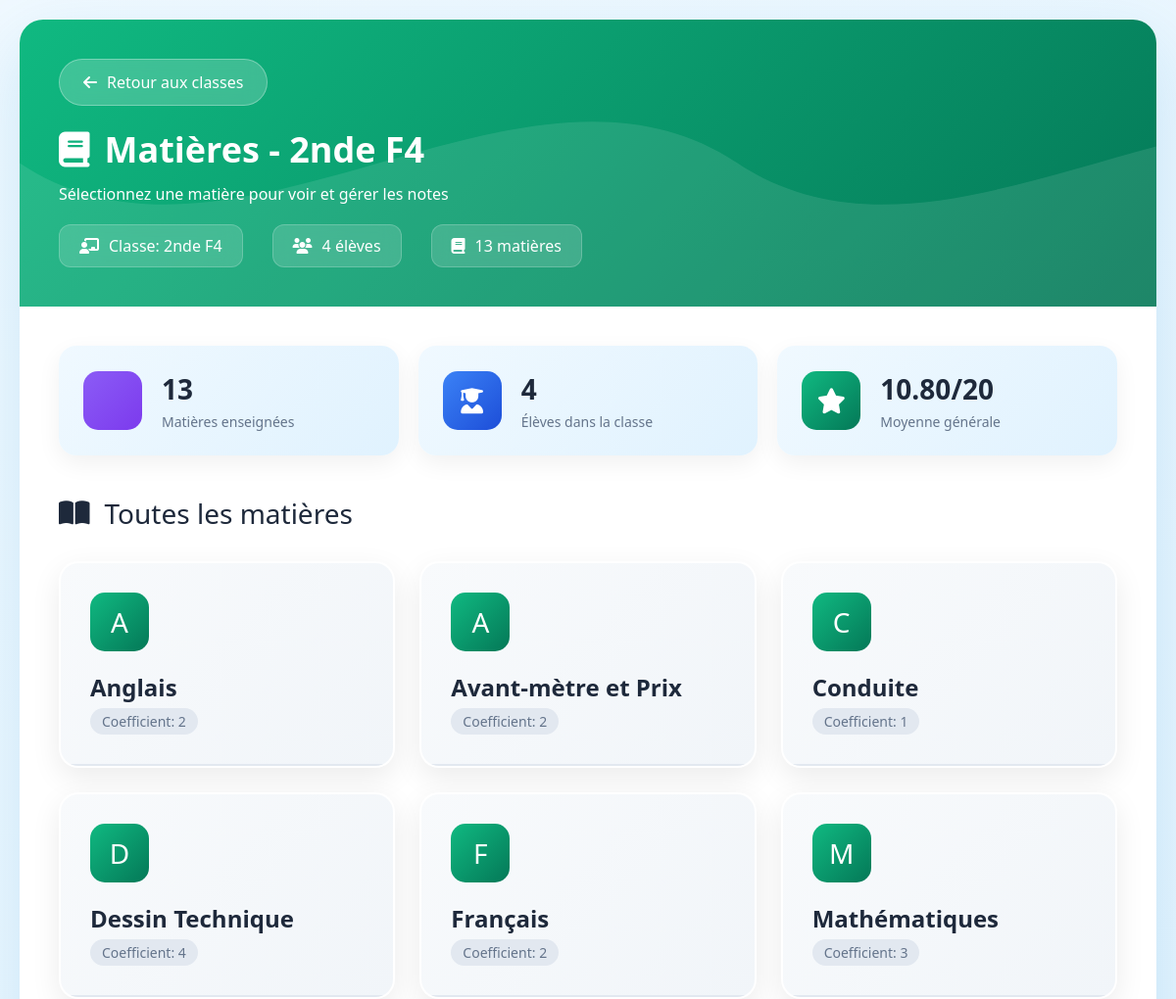
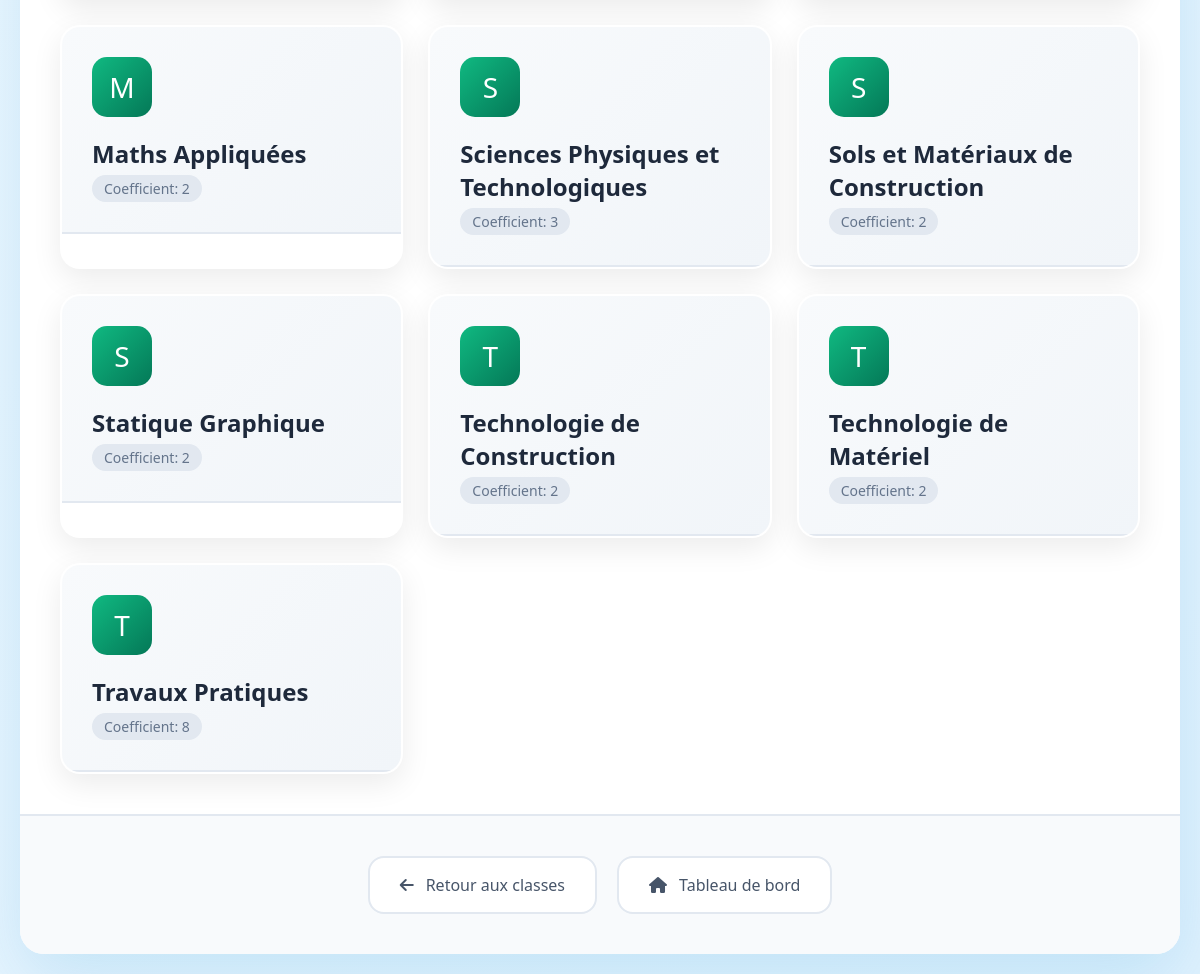
The app's page /Ecole/notes/matieres.php?classe_id=6 (signed in) with its own data (2 pictures, top to bottom).
### tables this page shows
CREATE TABLE `classes` (
  `id` int(11) NOT NULL,
  `nom_classe` varchar(20) NOT NULL
);

CREATE TABLE `classe_matiere` (
  `id` int(11) NOT NULL,
  `classe_id` int(11) NOT NULL,
  `matiere_id` int(11) NOT NULL,
  `coefficient` int(11) DEFAULT 1
);

CREATE TABLE `matieres` (
  `id` int(11) NOT NULL,
  `nom_matiere` varchar(50) DEFAULT NULL,
  `coefficient` int(11) DEFAULT 1
);

### Ecole/notes/matieres.php (the view, shortened to what this page needs)
<?php
require_once '../config/database.php';
$classe_id = (int)$_GET['classe_id'];
$stmt = $pdo->prepare("SELECT * FROM classes WHERE id = ?");
$stmt->execute([$classe_id]);
$classe = $stmt->fetch();
$stmt = $pdo->prepare("
    SELECT
        m.id,
        m.nom_matiere,
        cm.coefficient
    FROM matieres m
    INNER JOIN classe_matiere cm ON cm.matiere_id = m.id
    WHERE cm.classe_id = ?
    ORDER BY m.nom_matiere
");
$stmt->execute([$classe_id]);
$matieres = $stmt->fetchAll(PDO::FETCH_ASSOC);
$stmt = $pdo->prepare("
    SELECT
        m.id,
        COUNT(n.id) AS nb_notes,
        AVG(n.note) AS moyenne,
        COUNT(DISTINCT n.eleve_id) AS nb_eleves_notes
    FROM matieres m
    INNER JOIN classe_matiere cm ON cm.matiere_id = m.id
    LEFT JOIN notes n
        ON n.matiere_id = m.id
    LEFT JOIN eleves e
        ON e.id = n.eleve_id AND e.classe_id = ?
    WHERE cm.classe_id = ?
    GROUP BY m.id
");
$stmt->execute([$classe_id, $classe_id]);
$stats_bruts = $stmt->fetchAll(PDO::FETCH_ASSOC);
$stats_matieres = [];
foreach ($stats_bruts as $row) {
    $stats_matieres[$row['id']] = [
        'nb_notes' => (int)$row['nb_notes'],
        'moyenne' => (float)$row['moyenne'],
        'nb_eleves_notes' => (int)$row['nb_eleves_notes']
    ];
}
$stmt = $pdo->prepare("SELECT COUNT(*) FROM eleves WHERE classe_id = ?");
$stmt->execute([$classe_id]);
$nb_eleves = $stmt->fetchColumn();
?>
<!DOCTYPE html>
<html lang="fr">
<head>
    <link rel="stylesheet" href="https://cdnjs.cloudflare.com/ajax/libs/font-awesome/6.4.0/css/all.min.css">
</head>
<body>
    <div class="container">
        <div class="header">
            <div class="header-content">
                <a href="classes.php" class="back-btn">
                    <i class="fas fa-arrow-left"></i>
                    Retour aux classes
                </a>
                <h1><i class="fas fa-book"></i> Matières - <?php echo htmlspecialchars($classe['nom_classe']); ?></h1>
                <p>Sélectionnez une matière pour voir et gérer les notes</p>
                <div class="header-info">
                    <div class="info-item">
                        <i class="fas fa-chalkboard-teacher"></i>
                        <span>Classe: <?php echo htmlspecialchars($classe['nom_classe']); ?></span>
                    </div>
                    <div class="info-item">
                        <i class="fas fa-users"></i>
                        <span><?php echo $nb_eleves; ?> élèves</span>
                    </div>
                    <div class="info-item">
                        <i class="fas fa-book"></i>
                        <span><?php echo count($matieres); ?> matières</span>
                    </div>
                </div>
            </div>
        </div>
        <div class="content">
            <div class="class-stats">
                <div class="class-stat-card">
                    <div class="class-stat-icon subjects">
                    </div>
                    <div class="class-stat-content">
                        <h3><?php echo count($matieres); ?></h3>
                        <p>Matières enseignées</p>
                    </div>
                </div>
                <div class="class-stat-card">
                    <div class="class-stat-icon students">
                        <i class="fas fa-user-graduate"></i>
                    </div>
                    <div class="class-stat-content">
                        <h3><?php echo $nb_eleves; ?></h3>
                        <p>Élèves dans la classe</p>
                    </div>
                </div>
                <div class="class-stat-card">
                    <div class="class-stat-icon avg">
                        <i class="fas fa-star"></i>
                    </div>
                    <div class="class-stat-content">
                        <h3>
                            <?php
                            $total_notes = 0;
                            $somme_notes = 0;
                            foreach ($stats_matieres as $stat) {
                                $total_notes += $stat['nb_notes'];
                                $somme_notes += $stat['moyenne'] * $stat['nb_notes'];
                            }
                            echo $total_notes > 0 ? number_format($somme_notes / $total_notes, 2) : '0.00';
                            ?>/20
                        </h3>
                        <p>Moyenne générale</p>
                    </div>
                </div>
            </div>
            <div class="page-title">
                <i class="fas fa-book-open"></i>
                <span>Toutes les matières</span>
            </div>
            <?php if (empty($matieres)): ?>
            <div class="empty-state">
                <i class="fas fa-books"></i>
                <h3>Aucune matière créée</h3>
                <p>Créez des matières pour commencer à saisir des notes</p>
            </div>
            <?php else: ?>
            <div class="matieres-grid">
                <?php foreach ($matieres as $matiere):
                    ?>
                <div class="matiere-card"
                    onclick="window.location.href='notes_matiere.php?classe_id=<?= $classe_id ?>&matiere_id=<?= $matiere['id'] ?>'">
                    <div class="matiere-header">
                        <div class="matiere-icon">
                            <?php echo strtoupper(substr($matiere['nom_matiere'], 0, 1)); ?>
                        </div>
                        <h3 class="matiere-name"><?php echo htmlspecialchars($matiere['nom_matiere']); ?></h3>
                        <span class="matiere-coeff">Coefficient: <?php echo $matiere['coefficient']; ?></span>
                    </div>
                </div>
                <?php endforeach; ?>
            </div>
            <?php endif; ?>
        </div>
        <div class="nav-links">
            <a href="classes.php">
                <i class="fas fa-arrow-left"></i> Retour aux classes
            </a>
            <a href="../accueil.php">
                <i class="fas fa-home"></i> Tableau de bord
            </a>
        </div>
    </div>
</body>
</html>

### Ecole/notes/matieres.php (style rules this page uses)
* { margin: 0; padding: 0; box-sizing: border-box; font-family: 'Segoe UI', Tahoma, Geneva, Verdana, sans-serif; }
body { background: linear-gradient(135deg, #f0f9ff 0%, #e0f2fe 100%); min-height: 100vh; padding: 20px; }
.container { max-width: 1200px; margin: 0 auto; background: white; border-radius: 24px; box-shadow: 0 25px 70px rgba(2, 132, 199, 0.15); overflow: hidden; animation: fadeIn 0.6s ease-out; }
.header { background: linear-gradient(135deg, #10b981 0%, #047857 100%); color: white; padding: 40px; position: relative; overflow: hidden; }
.header::before { content: ''; position: absolute; top: 0; left: 0; right: 0; bottom: 0; background-size: cover; }
.header-content { position: relative; z-index: 2; }
.back-btn { display: inline-flex; align-items: center; gap: 10px; padding: 12px 24px; background: rgba(255, 255, 255, 0.2); color: white; text-decoration: none; border-radius: 50px; margin-bottom: 20px; backdrop-filter: blur(10px); border: 1px solid rgba(255, 255, 255, 0.3); transition: all 0.3s ease; }
.header h1 { font-size: 36px; font-weight: 700; margin-bottom: 10px; display: flex; align-items: center; gap: 15px; }
.header-info { display: flex; align-items: center; gap: 30px; margin-top: 20px; flex-wrap: wrap; }
.info-item { display: flex; align-items: center; gap: 10px; background: rgba(255, 255, 255, 0.15); padding: 10px 20px; border-radius: 12px; backdrop-filter: blur(10px); border: 1px solid rgba(255, 255, 255, 0.2); }
.content { padding: 40px; }
.page-title { font-size: 28px; color: #1e293b; margin-bottom: 30px; display: flex; align-items: center; gap: 15px; }
.matieres-grid { display: grid; grid-template-columns: repeat(auto-fill, minmax(300px, 1fr)); gap: 25px; margin-top: 20px; }
.matiere-card { background: white; border-radius: 20px; overflow: hidden; box-shadow: 0 10px 30px rgba(0, 0, 0, 0.08); transition: all 0.3s ease; cursor: pointer; border: 2px solid transparent; }
.matiere-header { padding: 30px; background: linear-gradient(135deg, #f8fafc, #f1f5f9); border-bottom: 2px solid #e2e8f0; }
.matiere-icon { width: 60px; height: 60px; background: linear-gradient(135deg, #10b981, #047857); color: white; border-radius: 15px; display: flex; align-items: center; justify-content: center; font-size: 28px; margin-bottom: 20px; }
.matiere-name { font-size: 24px; font-weight: 700; color: #1e293b; margin-bottom: 5px; }
.matiere-coeff { font-size: 14px; color: #64748b; background: #e2e8f0; padding: 4px 12px; border-radius: 20px; display: inline-block; }
.nav-links { display: flex; justify-content: center; gap: 20px; padding: 40px; background: #f8fafc; border-top: 2px solid #e2e8f0; flex-wrap: wrap; }
.nav-links a { padding: 16px 30px; background: white; color: #475569; text-decoration: none; border-radius: 16px; font-weight: 500; display: flex; align-items: center; gap: 12px; transition: all 0.3s ease; border: 2px solid #e2e8f0; }
.class-stats { display: grid; grid-template-columns: repeat(3, 1fr); gap: 20px; margin-bottom: 40px; }
.class-stat-card { background: linear-gradient(135deg, #f0f9ff, #e0f2fe); padding: 25px; border-radius: 18px; display: flex; align-items: center; gap: 20px; box-shadow: 0 8px 25px rgba(0, 0, 0, 0.06); }
.class-stat-icon { width: 60px; height: 60px; border-radius: 15px; display: flex; align-items: center; justify-content: center; font-size: 26px; color: white; }
.class-stat-icon.subjects { background: linear-gradient(135deg, #8b5cf6, #7c3aed); }
.class-stat-icon.students { background: linear-gradient(135deg, #3b82f6, #1d4ed8); }
.class-stat-icon.avg { background: linear-gradient(135deg, #10b981, #047857); }
.class-stat-content h3 { font-size: 28px; color: #1e293b; margin-bottom: 5px; }
.class-stat-content p { color: #64748b; font-size: 14px; font-weight: 500; }

### records on screen
classes: nom_classe "2nde F4"
classe_matiere: matiere.nom_matiere "A", matiere.nom_matiere "Anglais", coefficient "2"
classe_matiere: matiere.nom_matiere "A", matiere.nom_matiere "Avant-mètre et Prix", coefficient "2"
classe_matiere: matiere.nom_matiere "C", matiere.nom_matiere "Conduite", coefficient "1"
classe_matiere: matiere.nom_matiere "D", matiere.nom_matiere "Dessin Technique", coefficient "4"
classe_matiere: matiere.nom_matiere "F", matiere.nom_matiere "Français", coefficient "2"
classe_matiere: matiere.nom_matiere "M", matiere.nom_matiere "Mathématiques", coefficient "3"
classe_matiere: matiere.nom_matiere "M", matiere.nom_matiere "Maths Appliquées", coefficient "2"
classe_matiere: matiere.nom_matiere "S", matiere.nom_matiere "Sciences Physiques et Technologiques", coefficient "3"
classe_matiere: matiere.nom_matiere "S", matiere.nom_matiere "Sols et Matériaux de Construction", coefficient "2"
classe_matiere: matiere.nom_matiere "S", matiere.nom_matiere "Statique Graphique", coefficient "2"
classe_matiere: matiere.nom_matiere "T", matiere.nom_matiere "Technologie de Construction", coefficient "2"
classe_matiere: matiere.nom_matiere "T", matiere.nom_matiere "Technologie de Matériel", coefficient "2"
classe_matiere: matiere.nom_matiere "T", matiere.nom_matiere "Travaux Pratiques", coefficient "8"

### other values on screen
$nb_eleves "4"
count($matieres) "13"
$somme_notes / $total_notes "10.80"
